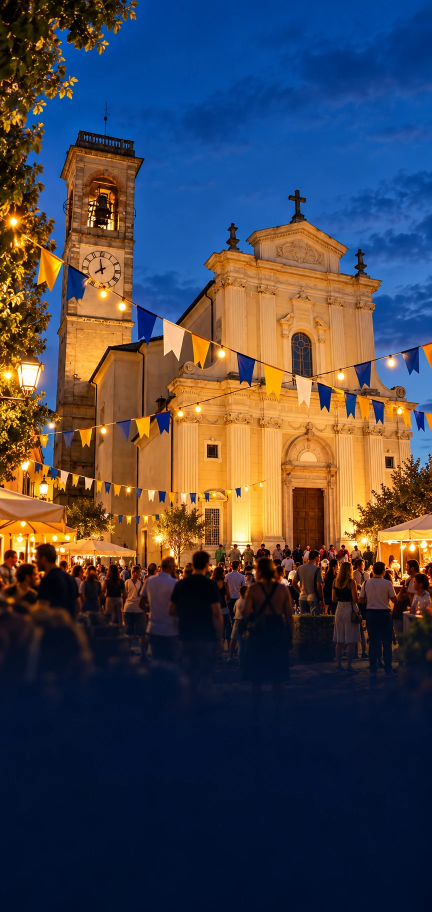
#> input picture assets/home.webp, 863 x 1823 px, given in place of home.png, which was not available (shown at 1/2 size)
$ python vetrina-appstore.py ../assets/header.webp ../assets/home.webp
#> lines starting #> are read from the running program, lines starting #| are printed output that depends on the picture; after the words box and inside, x2 and y2 are one past the last pixel; in counts of white or black regions, pixels touching at a corner belong together; pictures that were not available may be replaced by others from this repository, and a replacement may not be noted
"""Schermate per l'App Store in stile «panorama»: sfondo chiaro continuo con forme nei colori delle bandiere del Palio,
iPhone inclinati (a volte a cavallo tra due schermate) e un titolo breve in alto. Lo stile riprende il template
«3 Tilted iPhones» di previewed.app, rifatto qui senza servizi esterni.

Entrata: le schermate del simulatore (1206 x 2622, iPhone 6,3") fatte da scripts/schermate.sh, in una cartella.
Uscita: una immagine 1206 x 2622 per schermata (stesso ordine), pronte per App Store Connect.

Uso: python scripts/vetrina-appstore.py <cartella schermate> <cartella uscita> [--android]

Con --android (schermate di scripts/schermate-android.ps1) l'uscita e' 1080 x 2160: Google Play non accetta immagini
piu' lunghe di 2:1. Si compone su una pagina 1206 x 2412 (stesse misure, telefono tagliato un po' piu' in basso) e si
riduce alla fine.
"""
import math
import random
import sys
from pathlib import Path

from PIL import Image, ImageDraw, ImageFilter, ImageFont

LARGO, ALTO = 1206, 2622
FONT = Path(__file__).resolve().parent.parent / 'assets' / 'fonts' / 'EncodeSansSemiCondensed-ExtraBold.ttf'
BLU = (6, 34, 70)            # bluNotte del tema
ORO = (254, 171, 6)
SFONDO = (246, 248, 253)
BANDIERE = [(214, 40, 40), (247, 196, 37), (30, 91, 216), (46, 158, 68)]  # rosso, giallo, blu, verde

# (file, titolo, inclinazione in gradi, spostamento orizzontale del telefono in pixel)
PAGINE = [
    ('home', 'Il Palio dei Rioni,\ntutto in un’app', -6, 40),
    ('calendario', 'Il programma\ngiorno per giorno', 5, -30),
    ('giochi', 'Trova il tuo gioco\ne la tua squadra', -5, 30),
    ('pallavolo-scheda', 'Regole, orari\ne risultati', 6, -40),
    ('rioni', 'Scegli il tuo rione\ne unisciti a noi', -5, 40),
    ('classifica', 'La classifica\nsempre aggiornata', 5, -30),
    ('pallavolo-mulini', 'Le partite\ndel tuo rione', -6, 30),
]


def telefono(schermata: Image.Image, larghezza: int) -> Image.Image:
    """La schermata dentro una cornice da iPhone (bordo scuro sottile, angoli molto arrotondati)."""
    bordo = round(larghezza * 0.035)
    interno = schermata.convert('RGBA').resize((larghezza, round(larghezza * schermata.height / schermata.width)), Image.LANCZOS)
    w, h = interno.width + 2 * bordo, interno.height + 2 * bordo
    raggio = round(larghezza * 0.15)
    tel = Image.new('RGBA', (w, h), (0, 0, 0, 0))
    ImageDraw.Draw(tel).rounded_rectangle((0, 0, w - 1, h - 1), radius=raggio, fill=(18, 20, 26, 255))
    maschera = Image.new('L', interno.size, 0)
    ImageDraw.Draw(maschera).rounded_rectangle((0, 0, interno.width - 1, interno.height - 1), radius=raggio - bordo, fill=255)
    tel.paste(interno, (bordo, bordo), maschera)
    # riflesso del bordo: una linea chiara sottile
    ImageDraw.Draw(tel).rounded_rectangle((3, 3, w - 4, h - 4), radius=raggio - 3, outline=(70, 74, 84, 255), width=3)
    return tel


def sfondo(n: int) -> Image.Image:
    """Panorama largo n schermate: tinta chiara, macchie morbide nei colori delle bandiere e qualche linea leggera."""
    W = LARGO * n
    img = Image.new('RGBA', (W, ALTO), SFONDO + (255,))
    caso = random.Random(2027)
    strato = Image.new('RGBA', (W, ALTO), (0, 0, 0, 0))
    d = ImageDraw.Draw(strato)
    # due nastri ondulati che attraversano tutto il panorama dietro ai telefoni: danno la continuita' tra le schermate
    for colore, base, amp, fase, spessore in [(ORO, 1500, 380, 0.0, 150), (BLU, 1750, 300, 2.1, 70)]:
        curva = [(x, base + amp * math.sin(x / LARGO * 2.2 + fase)) for x in range(-50, W + 50, 8)]
        sopra = [(x, y - spessore / 2) for x, y in curva]
        sotto = [(x, y + spessore / 2) for x, y in reversed(curva)]
        d.polygon(sopra + sotto, fill=colore + (55 if colore == BLU else 120,))
    # una forma morbida a cavallo di ogni bordo tra due schermate, alternata sopra e sotto, nei colori delle bandiere
    for k in range(n + 1):
        cx = k * LARGO + caso.uniform(-60, 60)
        cy = 820 if k % 2 else ALTO - 240
        r = caso.uniform(230, 300)
        punti = [(cx + r * (1 + 0.18 * math.sin(3 * a + k)) * math.cos(a), cy + r * (1 + 0.18 * math.cos(2 * a + k)) * math.sin(a))
                 for a in [j * math.pi / 40 for j in range(80)]]
        d.polygon(punti, fill=BANDIERE[k % 4] + (150,))
    # coriandoli
    for _ in range(n * 14):
        x, y = caso.uniform(0, W), caso.uniform(650, ALTO)
        r = caso.uniform(10, 22)
        d.ellipse((x - r, y - r, x + r, y + r), fill=caso.choice(BANDIERE + [ORO]) + (170,))
    img = Image.alpha_composite(img, strato.filter(ImageFilter.GaussianBlur(2)))
    festoni(img, 610, 900, 150, 0)
    festoni(img, ALTO - 570, 1100, 200, 450)
    return img


def festoni(img: Image.Image, y: int, campata: int, flessione: int, scarto: int):
    """Un filo di bandierine triangolari bianche, gialle e blu che attraversa tutto il panorama:
    pende tra un punto d'attacco e l'altro (ogni `campata` pixel) e ha una bandierina ogni 64 pixel."""
    W = img.width
    filo = lambda x: y + flessione * math.sin(math.pi * ((x + scarto) % campata) / campata)
    colori = [(255, 255, 255), ORO, (30, 80, 170)]
    ombre = Image.new('RGBA', img.size, (0, 0, 0, 0))
    bandiere = Image.new('RGBA', img.size, (0, 0, 0, 0))
    do, db = ImageDraw.Draw(ombre), ImageDraw.Draw(bandiere)
    db.line([(x, filo(x)) for x in range(-20, W + 20, 6)], fill=BLU + (150,), width=4)
    for i, x in enumerate(range(-40, W + 40, 64)):
        a, b = (x - 24, filo(x - 24)), (x + 24, filo(x + 24))
        # la punta scende perpendicolare al filo
        dx, dy = b[0] - a[0], b[1] - a[1]
        lung = math.hypot(dx, dy)
        punta = ((a[0] + b[0]) / 2 - dy / lung * 70, (a[1] + b[1]) / 2 + dx / lung * 70)
        colore = colori[i % 3]
        do.polygon([(p[0] + 6, p[1] + 8) for p in (a, b, punta)], fill=BLU + (45,))
        db.polygon([a, b, punta], fill=colore + (255,), outline=(205, 212, 226, 255) if colore == colori[0] else None)
    img.alpha_composite(ombre.filter(ImageFilter.GaussianBlur(5)))
    img.alpha_composite(bandiere)


def titolo(img: Image.Image, testo: str, x0: int):
    font = ImageFont.truetype(str(FONT), 104)
    d = ImageDraw.Draw(img)
    y = 230
    for riga in testo.split('\n'):
        larg = d.textlength(riga, font=font)
        d.text((x0 + (LARGO - larg) / 2, y), riga, font=font, fill=BLU)
        y += 124
    # sottolineatura oro sotto il titolo
    d.rounded_rectangle((x0 + LARGO / 2 - 70, y + 24, x0 + LARGO / 2 + 70, y + 40), radius=8, fill=ORO)


def main(entrata: Path, uscita: Path):
    uscita.mkdir(parents=True, exist_ok=True)
    pagine = [p for p in PAGINE if (entrata / f'{p[0]}.png').exists()]
    pano = sfondo(len(pagine))
#> in sfondo, `strato = Image.new('RGBA', (W, ALTO), (0, 0, 0, 0))`: strato: PIL image 1206x2622 RGBA; every value is 0
    for i, (nome, _, angolo, dx) in enumerate(pagine):
        tel = telefono(Image.open(entrata / f'{nome}.png'), 830).rotate(angolo, resample=Image.BICUBIC, expand=True)
#> in telefono, `bordo = round(larghezza * 0.035)`: bordo = 29
#> in telefono, `interno = schermata.convert('RGBA').resize((larghezza, round(larghezza..`:
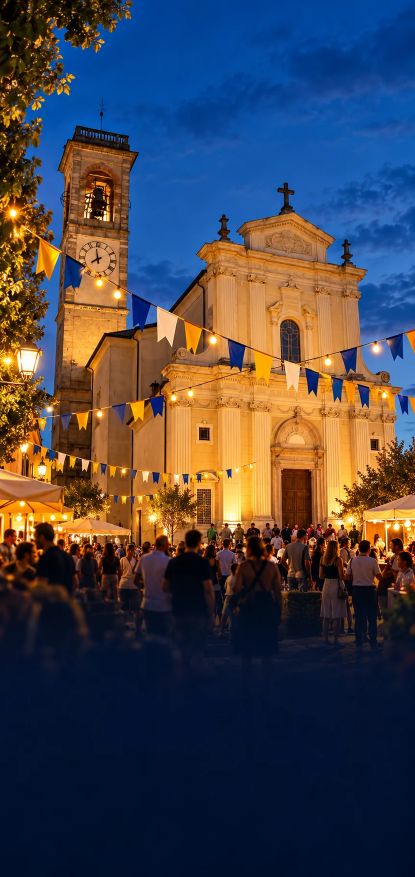
#> interno: PIL image 830x1753 RGBA (shown at 1/2 size); mean R, G, B, A 68.1, 66.6, 74.2, 255
#> in telefono, `w, h = interno.width + 2 * bordo, interno.height + 2 * bordo`: w = 888; h = 1811
#> in telefono, `tel = Image.new('RGBA', (w, h), (0, 0, 0, 0))`: tel: PIL image 888x1811 RGBA; every value is 0
#> in telefono, `maschera = Image.new('L', interno.size, 0)`: maschera: PIL image 830x1753 L; every value is 0
#> in telefono, `ImageDraw.Draw(maschera).rounded_rectangle((0, 0, interno.width - 1, i..`:
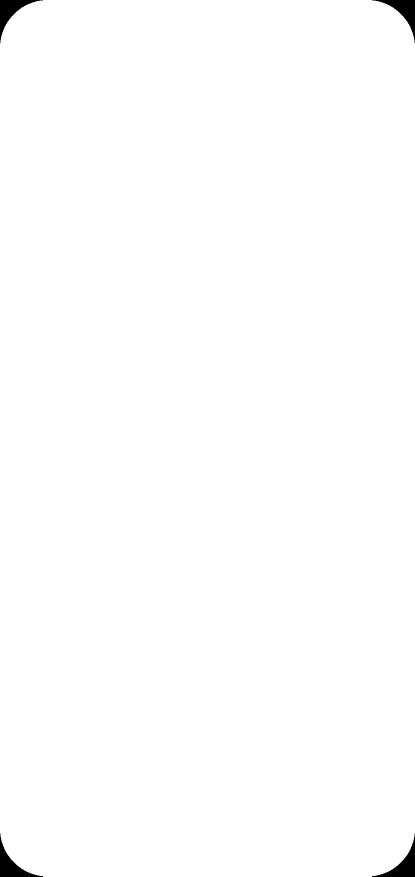
#> maschera: PIL image 830x1753 L (shown at 1/2 size); 99.5% white; 4 black regions, box (x1, y1, x2, y2) and area: (0, 0, 86, 86) 1968, (744, 0, 830, 86) 1968, (0, 1667, 86, 1753) 1968, (744, 1667, 830, 1753) 1968
#> in telefono, `tel.paste(interno, (bordo, bordo), maschera)`:
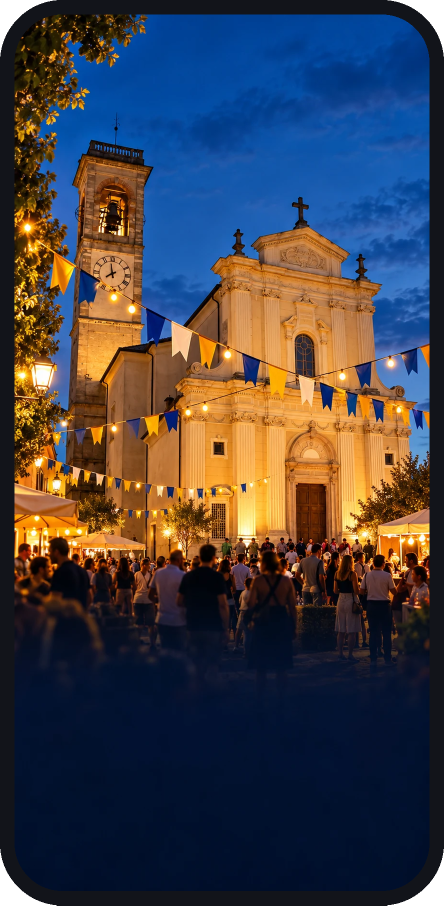
#> tel: PIL image 888x1811 RGBA (shown at 1/2 size); mean R, G, B, A 63.2, 61.9, 69.2, 252.9; transparent parts drawn white
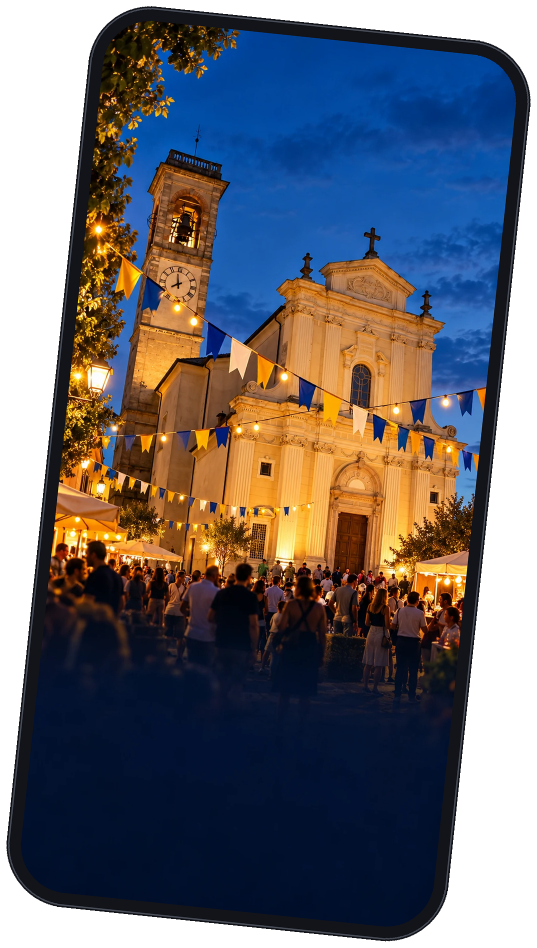
#> tel: PIL image 1074x1895 RGBA (shown at 1/2 size); mean R, G, B, A 50.1, 49.1, 54.9, 199.8; transparent parts drawn white
        # ombra morbida sotto il telefono
        ombra = Image.new('RGBA', tel.size, (0, 0, 0, 0))
#> ombra: PIL image 1074x1895 RGBA; every value is 0
        ombra.paste((6, 34, 70, 70), (0, 0), tel.split()[3])
        ombra = ombra.filter(ImageFilter.GaussianBlur(28))
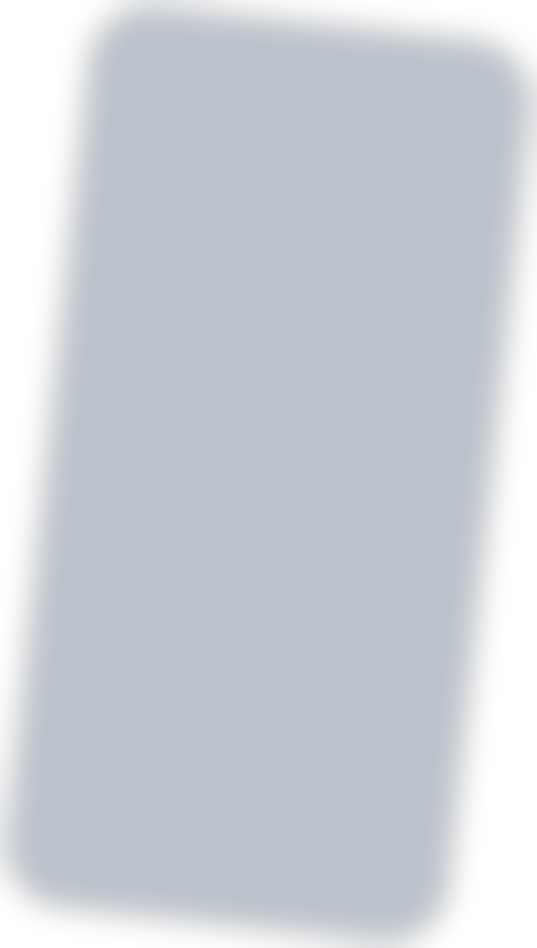
#> ombra: PIL image 1074x1895 RGBA (shown at 1/2 size); mean R, G, B, A 4.7, 26.6, 54.8, 54.8; transparent parts drawn white
        cx = i * LARGO + LARGO // 2 + dx
        x, y = cx - tel.width // 2, 760
#> x = 106; y = 760
        pano.paste(ombra, (x + 18, y + 30), ombra)  # paste (non alpha_composite) accetta anche posizioni negative
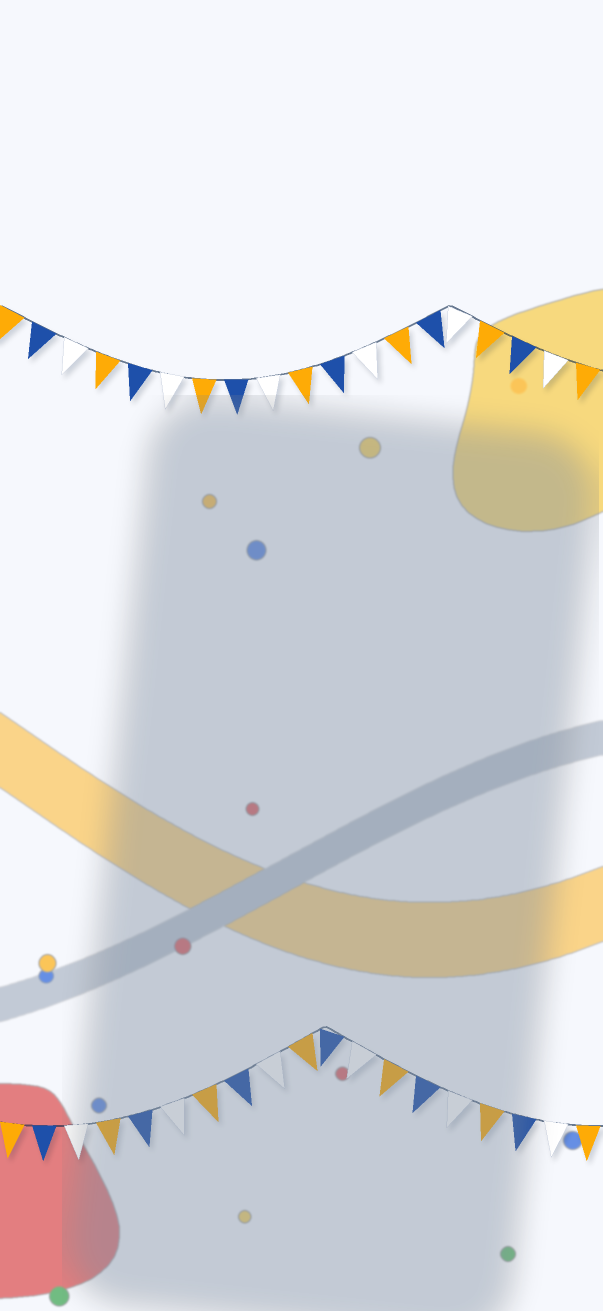
#> pano: PIL image 1206x2622 RGBA (shown at 1/2 size); mean R, G, B, A 209.7, 210, 212.1, 229.2; transparent parts drawn white
        pano.paste(tel, (x, y), tel)
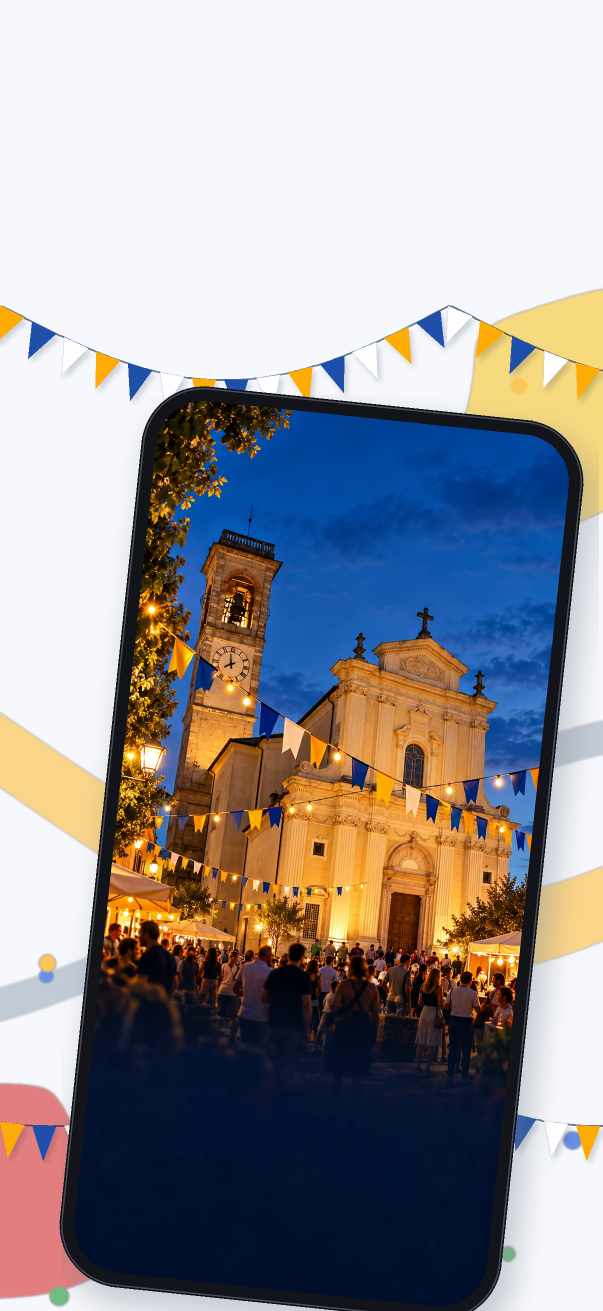
#> pano: PIL image 1206x2622 RGBA (shown at 1/2 size); mean R, G, B, A 151.3, 148.7, 151.5, 253.9; transparent parts drawn white
    for i, (nome, testo, _, _) in enumerate(pagine):
        titolo(pano, testo, i * LARGO)
    for i, (nome, *_rest) in enumerate(pagine):
        pagina = pano.crop((i * LARGO, 0, (i + 1) * LARGO, ALTO)).convert('RGB')
        if finale:
            pagina = pagina.resize(finale, Image.LANCZOS)
        pagina.save(uscita / f'{i + 1:02d}-{nome}.png', optimize=True)
        print('fatta', uscita / f'{i + 1:02d}-{nome}.png')


if __name__ == '__main__':
    finale = None
    if '--android' in sys.argv:
        ALTO, finale = 2412, (1080, 2160)
    main(Path(sys.argv[1]), Path(sys.argv[2]))
